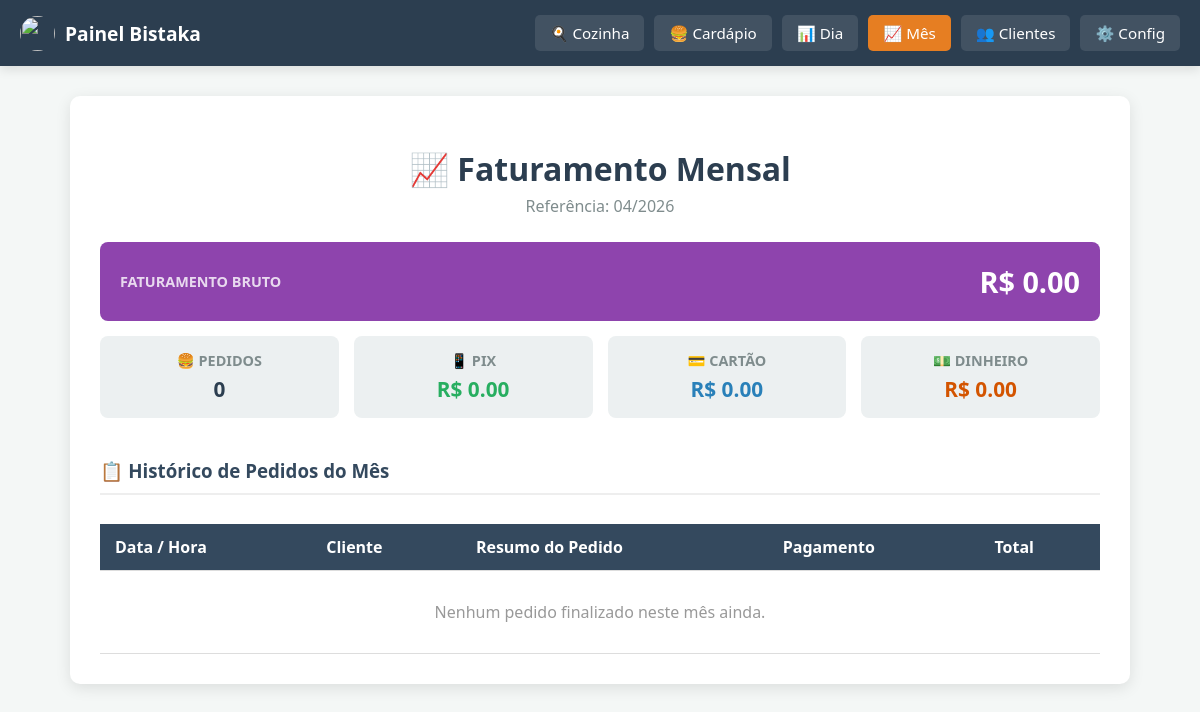
/admin/relatorio_mensal (signed in), run on an earlier commit of the app's database.
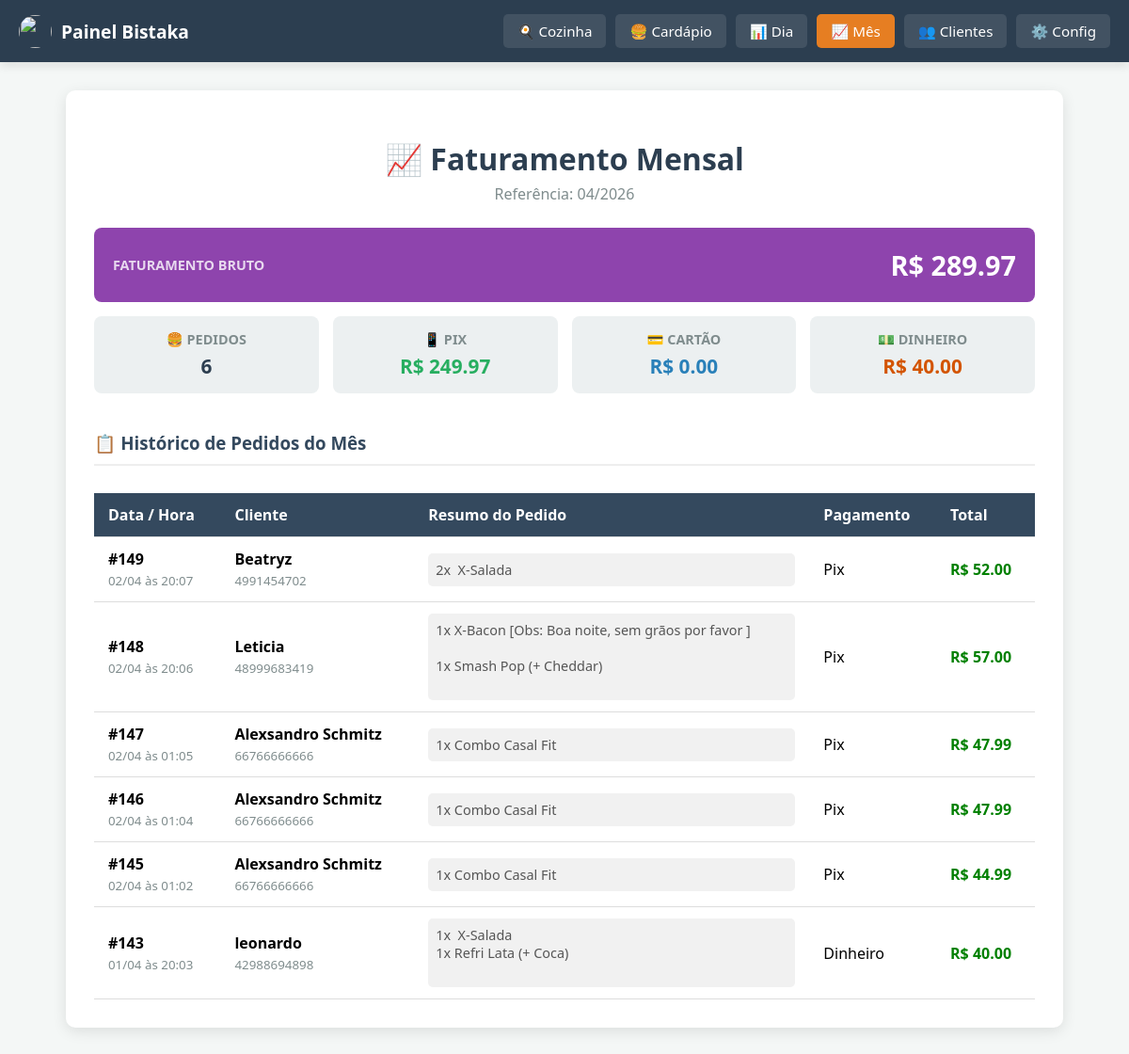
And on a later commit of the database.
### tables this page shows
CREATE TABLE pedidos (
                id INTEGER PRIMARY KEY AUTOINCREMENT,
                cliente_telefone TEXT,
                itens TEXT,
                total REAL,
                data_pedido DATETIME,
                metodo_pagamento TEXT, status TEXT DEFAULT 'producao',
                FOREIGN KEY(cliente_telefone) REFERENCES clientes(telefone)
            );

CREATE TABLE clientes (
                telefone TEXT PRIMARY KEY,
                nome TEXT,
                endereco TEXT,
                bairro TEXT,
                primeiro_pedido DATETIME,
                ultimo_pedido DATETIME,
                total_gasto REAL DEFAULT 0
            );

### app.py (the view)
@app.route('/admin/relatorio_mensal')
def relatorio_mensal():
    if not session.get('logged_in'): return redirect(url_for('login'))
    conn = get_db_connection()
    mes_atual = datetime.now().strftime('%Y-%m')
    cursor = conn.execute('''
        SELECT p.*, c.nome
        FROM pedidos p
        LEFT JOIN clientes c ON p.cliente_telefone = c.telefone
        WHERE strftime('%Y-%m', p.data_pedido) = ?
        AND p.status = 'finalizado'
        ORDER BY p.data_pedido DESC
    ''', (mes_atual,))
    pedidos_mes = cursor.fetchall()
    conn.close()
    qtd_pedidos = len(pedidos_mes)
    total_bruto = sum(p['total'] for p in pedidos_mes)
    total_pix = sum(p['total'] for p in pedidos_mes if 'Pix' in p['metodo_pagamento'] or 'pix' in p['metodo_pagamento'])
    total_cartao = sum(p['total'] for p in pedidos_mes if 'Cartão' in p['metodo_pagamento'] or 'cartao' in p['metodo_pagamento'])
    total_dinheiro = sum(p['total'] for p in pedidos_mes if 'Dinheiro' in p['metodo_pagamento'] or 'dinheiro' in p['metodo_pagamento'])
    return render_template('relatorio_mensal.html',
                           mes=datetime.now().strftime('%m/%Y'),
                           qtd=qtd_pedidos, bruto=total_bruto,
                           pix=total_pix, cartao=total_cartao, dinheiro=total_dinheiro,
                           pedidos=pedidos_mes)

### app.py (called while the page is built)
def get_db_connection():
    conn = sqlite3.connect(DB_FILE)
    conn.row_factory = sqlite3.Row
    return conn

### templates/relatorio_mensal.html (shortened to what this page needs)
<!DOCTYPE html>
<html lang="pt-br">
<head>
</head>
<body>
    <nav class="admin-navbar">
        <div class="brand"><img src="/static/uploads/logo.png" style="height: 35px; width: 35px; border-radius: 50%; object-fit: cover;">Painel Bistaka</div>
        <div class="nav-links">
            <a href="/admin/dashboard">🍳 Cozinha</a>
            <a href="/admin">🍔 Cardápio</a>
            <a href="/admin/relatorio">📊 Dia</a>
            <a href="/admin/relatorio_mensal" style="background: #e67e22;">📈 Mês</a>
            <a href="/admin/clientes">👥 Clientes</a>
            <a href="/admin/configuracoes">⚙️ Config</a>
        </div>
    </nav>
    <div class="container">
        <h1>📈 Faturamento Mensal</h1>
        <p style="text-align: center; color: #7f8c8d; margin-top: 0; margin-bottom: 25px;">Referência: {{ mes }}</p>
        <div class="resumo-grid">
            <div class="card destaque">
                <span>Faturamento Bruto</span>
                <span>R$ {{ "%.2f"|format(bruto) }}</span>
            </div>
            <div class="card"><span>🍔 Pedidos</span><span>{{ qtd }}</span></div>
            <div class="card"><span>📱 Pix</span><span style="color: #27ae60;">R$ {{ "%.2f"|format(pix) }}</span></div>
            <div class="card"><span>💳 Cartão</span><span style="color: #2980b9;">R$ {{ "%.2f"|format(cartao) }}</span></div>
            <div class="card"><span>💵 Dinheiro</span><span style="color: #d35400;">R$ {{ "%.2f"|format(dinheiro) }}</span></div>
        </div>
        <h3 style="margin-top: 40px; border-bottom: 2px solid #eee; padding-bottom: 10px; color: #34495e;">📋 Histórico de Pedidos do Mês</h3>
        <div style="overflow-x: auto;">
            <table>
                <thead>
                    <tr>
                        <th>Data / Hora</th>
                        <th>Cliente</th>
                        <th>Resumo do Pedido</th>
                        <th>Pagamento</th>
                        <th>Total</th>
                    </tr>
                </thead>
                <tbody>
                    {% for p in pedidos %}
                    <tr>
                        <td>
                            <strong>#{{ p.id }}</strong><br>
                            <small style="color: #7f8c8d;">{{ p.data_pedido[8:10] }}/{{ p.data_pedido[5:7] }} às {{ p.data_pedido[11:16] }}</small>
                        </td>
                        <td>
                            <strong>{{ p.nome or 'Cliente Site' }}</strong><br>
                            <small style="color: #7f8c8d;">{{ p.cliente_telefone }}</small>
                        </td>
                        <td>
                            <div class="itens-lista">{{ p.itens }}</div>
                        </td>
                        <td>{{ p.metodo_pagamento }}</td>
                        <td style="color: green; font-weight: bold;">R$ {{ "%.2f"|format(p.total) }}</td>
                    </tr>
                    {% else %}
                    <tr>
                        <td colspan="5" style="text-align: center; padding: 30px; color: #999;">Nenhum pedido finalizado neste mês ainda.</td>
                    </tr>
                    {% endfor %}
                </tbody>
            </table>
        </div>
    </div>
</body>
</html>

What changed in the data, as far as the page shows it:
added pedidos: id "149", data_pedido "02", data_pedido "04", data_pedido "20:07", nome "Beatryz", cliente_telefone "4991454702", itens "2x X-Salada", metodo_pagamento "Pix", total "52.00"
added pedidos: id "148", data_pedido "02", data_pedido "04", data_pedido "20:06", nome "Leticia", cliente_telefone "48999683419", itens "1x X-Bacon [Obs: Boa noite, sem grãos por favor ] 1x Smash Pop (+ Cheddar)", metodo_pagamento "Pix", total "57.00"
added pedidos: id "147", data_pedido "02", data_pedido "04", data_pedido "01:05", nome "Alexsandro Schmitz", cliente_telefone "66766666666", itens "1x Combo Casal Fit", metodo_pagamento "Pix", total "47.99"
added pedidos: id "146", data_pedido "02", data_pedido "04", data_pedido "01:04", nome "Alexsandro Schmitz", cliente_telefone "66766666666", itens "1x Combo Casal Fit", metodo_pagamento "Pix", total "47.99"
added pedidos: id "145", data_pedido "02", data_pedido "04", data_pedido "01:02", nome "Alexsandro Schmitz", cliente_telefone "66766666666", itens "1x Combo Casal Fit", metodo_pagamento "Pix", total "44.99"
added pedidos: id "143", data_pedido "01", data_pedido "04", data_pedido "20:03", nome "leonardo", cliente_telefone "42988694898", itens "1x X-Salada 1x Refri Lata (+ Coca)", metodo_pagamento "Dinheiro", total "40.00"
Also different on the page:
{{ "%.2f"|format(bruto) }}: "0.00" → "289.97"
{{ qtd }}: "0" → "6"
{{ "%.2f"|format(pix) }}: "0.00" → "249.97"
{{ "%.2f"|format(dinheiro) }}: "0.00" → "40.00"
text no longer shown: "Nenhum pedido finalizado neste mês ainda."
